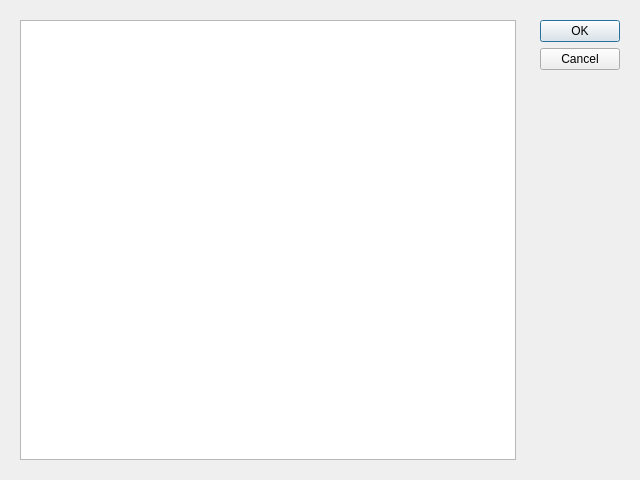
<?xml version="1.0" encoding="UTF-8"?>
<ui version="4.0">
 <class>PluginManagerWindow</class>
 <widget class="QDialog" name="PluginManagerWindow">
  <property name="geometry">
   <rect>
    <x>0</x>
    <y>0</y>
    <width>640</width>
    <height>480</height>
   </rect>
  </property>
  <property name="windowTitle">
   <string>Dialog</string>
  </property>
  <layout class="QHBoxLayout" name="horizontalLayout">
   <item>
    <widget class="QWidget" name="widget" native="true">
     <layout class="QVBoxLayout" name="verticalLayout_2">
      <item>
       <widget class="QListWidget" name="pluginsList"/>
      </item>
     </layout>
    </widget>
   </item>
   <item>
    <widget class="QWidget" name="widget_2" native="true">
     <property name="maximumSize">
      <size>
       <width>100</width>
       <height>16777215</height>
      </size>
     </property>
     <layout class="QVBoxLayout" name="verticalLayout">
      <item>
       <widget class="QDialogButtonBox" name="buttonBox">
        <property name="orientation">
         <enum>Qt::Orientation::Vertical</enum>
        </property>
        <property name="standardButtons">
         <set>QDialogButtonBox::StandardButton::Cancel|QDialogButtonBox::StandardButton::Ok</set>
        </property>
       </widget>
      </item>
     </layout>
    </widget>
   </item>
  </layout>
 </widget>
 <resources/>
 <connections>
  <connection>
   <sender>buttonBox</sender>
   <signal>accepted()</signal>
   <receiver>PluginManagerWindow</receiver>
   <slot>accept()</slot>
   <hints>
    <hint type="sourcelabel">
     <x>248</x>
     <y>254</y>
    </hint>
    <hint type="destinationlabel">
     <x>157</x>
     <y>274</y>
    </hint>
   </hints>
  </connection>
  <connection>
   <sender>buttonBox</sender>
   <signal>rejected()</signal>
   <receiver>PluginManagerWindow</receiver>
   <slot>reject()</slot>
   <hints>
    <hint type="sourcelabel">
     <x>316</x>
     <y>260</y>
    </hint>
    <hint type="destinationlabel">
     <x>286</x>
     <y>274</y>
    </hint>
   </hints>
  </connection>
 </connections>
</ui>
